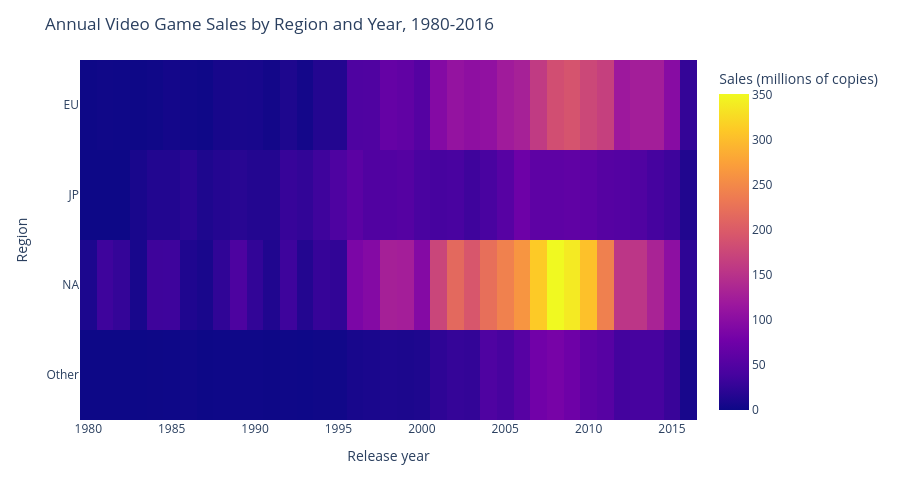

The cell this chart's notebook holds for it:
### Markdown cell above
**What does Figure 1 show? Describe a pattern and record at least one value with its place, time, and units or count.**

Your answer: The line plot shows that North America has the highest sales for most of the period and peaks at 351.44 million copies in 2008. Europe peaks at 191.59 million in 2009, Japan peaks at 73.73 million in 2006, and Other peaks at 82.39 million in 2008. All four regions rise from the 1980s, reach their highest values in the 2000s, and then fall toward 2016. Japan's peak comes earlier than the others, and Europe's peak comes one year after North America's. The lines are far apart in the 2000s, when North America is well above the other regions.

### Code cell
# Create Figure 2 using a different chart type to answer the same research question.
# Label any aggregation or transformation.
sales_grid = annual_sales_df.pivot(index="Region", columns="Year", values="Total Sales")
sales_grid = sales_grid.reindex(sorted(sales_grid.columns), axis=1)

fig = px.imshow(sales_grid, aspect="auto",labels={"x": "Release year", "y": "Region", "color": "Sales (millions of copies)"})
fig.update_layout(title="Annual Video Game Sales by Region and Year, 1980-2016", height=500)
fig.show()

annual_sales_df.nlargest(5, "Total Sales")

### Figure 1 — Plotly figure (JSON) as saved in the notebook; plotly's stock layout.template omitted (floating-point values rounded to 4 significant figures; data arrays with more than 128 entries replaced by an {"elided": "..."} marker saying what was removed)
{"data": [{"coloraxis": "coloraxis", "hovertemplate": "Release year: %{x}<br>Region: %{y}<br>Sales (millions of copies): %{z}<extra></extra>", "name": "0", "type": "heatmap", "x": [1980, 1981, 1982, 1983, 1984, 1985, 1986, 1987, 1988, 1989, 1990, 1991, 1992, 1993, 1994, 1995, 1996, 1997, 1998, 1999, 2000, 2001, 2002, 2003, 2004, 2005, 2006, 2007, 2008, 2009, 2010, 2011, 2012, 2013, 2014, 2015, 2016], "xaxis": "x", "y": ["EU", "JP", "NA", "Other"], "yaxis": "y", "z": {"elided": "4x37 float values"}}], "layout": {"coloraxis": {"colorbar": {"title": {"text": "Sales (millions of copies)"}}, "colorscale": [[0, "#0d0887"], [0.1111, "#46039f"], [0.2222, "#7201a8"], [0.3333, "#9c179e"], [0.4444, "#bd3786"], [0.5556, "#d8576b"], [0.6667, "#ed7953"], [0.7778, "#fb9f3a"], [0.8889, "#fdca26"], [1, "#f0f921"]]}, "height": 500, "margin": {"t": 60}, "title": {"text": "Annual Video Game Sales by Region and Year, 1980-2016"}, "xaxis": {"anchor": "y", "domain": [0, 1], "title": {"text": "Release year"}}, "yaxis": {"anchor": "x", "autorange": "reversed", "domain": [0, 1], "title": {"text": "Region"}}}}
